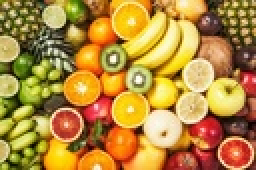
%> input picture test.jpeg, 128 x 85 px, shrunk from 612 x 408 before the run (shown 2 times larger)
$ octave exp02.m   (GNU Octave 9; MATLAB toolbox functions it lacks are replaced by stand-ins)
%> lines starting %> are read from the running program, lines starting %| are printed output that depends on the picture
clear; close all; clc

% 读取图片
img = imread('test.jpeg');
%> img is the input picture: size 85x128x3 uint8; mean R, G, B 180.6, 138.3, 60.9
% 预处理
img = im2double(img);
%> img: size 85x128x3 double
[rows,cols,~] = size(img);
%> rows = 85; cols = 128
% 参数
rad = 3;

%% 方法一：按部就班
tic
imgout1 = zeros(rows,cols,3);
for i=1:rows
    for j=1:cols
        % 限制范围
        iMin = max(i-rad,1);
        iMax = min(i+rad,rows);
        jMin = max(j-rad,1);
        jMax = min(j+rad,cols);
%         % 提取邻域
%         tmp = img(iMin:iMax,jMin:jMax,:);
        % 提取最小值
        imgout1(i,j,1) = min(img(iMin:iMax,jMin:jMax,1),[],'all');
        imgout1(i,j,2) = min(img(iMin:iMax,jMin:jMax,2),[],'all');
        imgout1(i,j,3) = min(img(iMin:iMax,jMin:jMax,3),[],'all');
    end
end
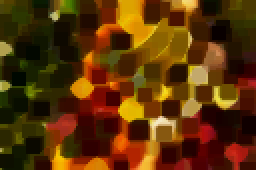
%> imgout1: size 85x128x3 double (shown 2 times larger); mean R, G, B 0.362, 0.2, 0.025
toc

%% 方法二：手撸函数流
tic
imgout2 = ones(rows,cols,3);
for i=1:rows
    for j=1:cols
        % 限制范围
        iMin = max(i-rad,1);
        iMax = min(i+rad,rows);
        jMin = max(j-rad,1);
        jMax = min(j+rad,cols);
        % 提取最小值
        for r = iMin:iMax
            for c = jMin:jMax
                if imgout2(i,j,1)>img(r,c,1)
                    imgout2(i,j,1) = img(r,c,1);
                end
                if imgout2(i,j,2)>img(r,c,2)
                    imgout2(i,j,2) = img(r,c,2);
                end
                if imgout2(i,j,3)>img(r,c,3)
                    imgout2(i,j,3) = img(r,c,3);
                end
            end
        end
    end
end
toc

%% 方法三：用现成函数
tic
len = rad*2+1;
[rows,cols,dims] = size(img);
%> dims = 3
mask = ones(len);
R = ordfilt2(img(:,:,1),1,mask,'symmetric');
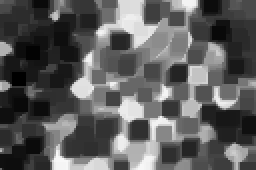
%> R: size 85x128 double (shown 2 times larger); min 0, max 0.976, mean 0.362
G = ordfilt2(img(:,:,2),1,mask,'symmetric');
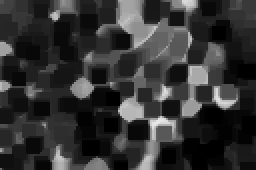
%> G: size 85x128 double (shown 2 times larger); min 0, max 0.918, mean 0.2
B = ordfilt2(img(:,:,3),1,mask,'symmetric');
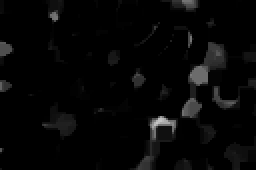
%> B: size 85x128 double (shown 2 times larger); min 0, max 0.776, mean 0.025
imgout3 = cat(3,R,G,B);
toc

subplot(221),imshow(img),title('原图')
subplot(222),imshow(imgout1),title('方法一')
subplot(223),imshow(imgout2),title('方法二')
subplot(224),imshow(imgout3),title('方法三')
